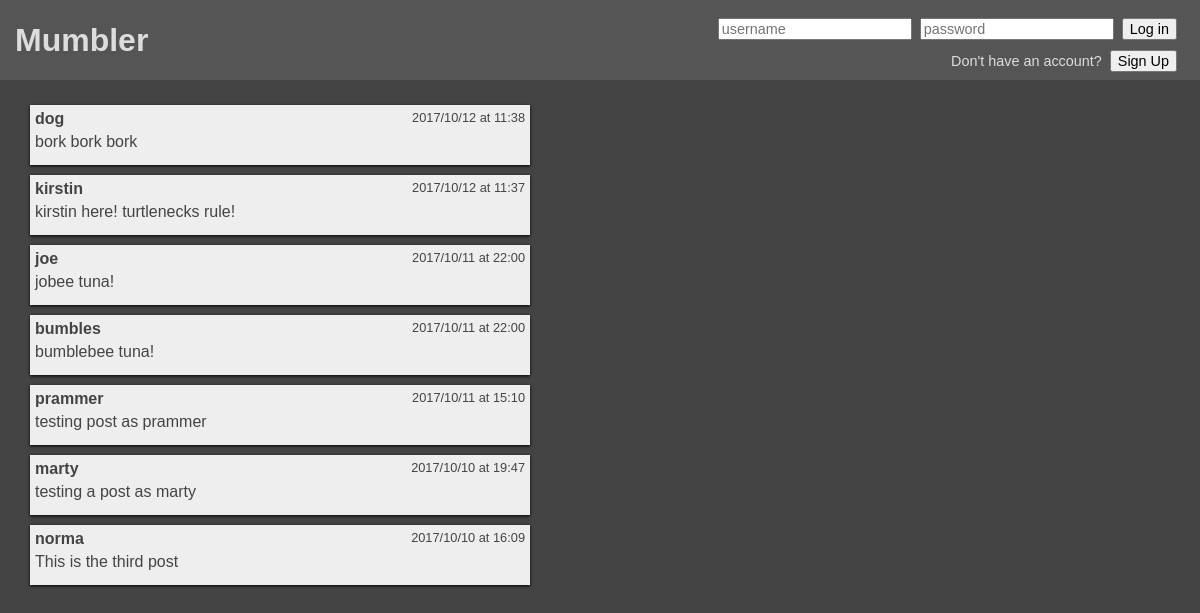
/index, run on the app's committed database.
### models.py (models this page shows, shortened)
class Post(db.Model):
    id = db.Column(db.Integer, primary_key=True)
    content = db.Column(db.String(50))
    timestamp = db.Column(db.DateTime)
    author_id = db.Column(db.Integer, db.ForeignKey('users.id'))

class User(db.Model):
    __tablename__ = 'users'
    id = db.Column(db.Integer, primary_key=True)
    email = db.Column(db.String(64), nullable=True, unique=True)
    username = db.Column(db.String(64), nullable=True, unique=True)
    password = db.Column(db.LargeBinary, nullable=True)
    salt = db.Column(db.LargeBinary, nullable=True)
    posts = db.relationship('Post', backref='author', lazy='dynamic')

### app.py (the view, shortened to what this page needs)
@app.route('/', methods=['GET', 'POST'])
@app.route('/index', methods=['GET', 'POST'])
def index():
    if ('user' in session):
        current_user = User.query.get(session['user'])
    else:
        current_user = None
    posts = Post.query.order_by(Post.id.desc())
    if request.method == 'GET':
        return render_template('index.html', posts=posts, current_user=current_user)

### app.py (called while the page is built)
def utc_to_local(utc_dt):
    return utc_dt.replace(tzinfo=timezone.utc).astimezone(tz=None)

### templates/index.html (shortened to what this page needs)
{% extends "base.html" %}
{% block main %}
<div class="posts">
  {% for post in posts %}
  <div class="posts-post">
    <div class="posts-post-head">
      <div class="posts-post-head-left">
        <div class="posts-post-head-left-author">{{ post.author.username }}</div>
      </div>
      {% set t = utc_to_local(post.timestamp) %}
      <div class="posts-post-head-timestamp">{{ t.strftime('%Y/%m/%d at %H:%M') }}</div>
    </div>
    <div class="posts-post-content">{{ post.content }}</div>
  </div>
  {% endfor %}
</div>
{% endblock %}

### templates/base.html (shortened to what this page needs)
<!doctype html>
<html>
<head>
  <link rel="stylesheet" type="text/css" href={{ url_for('static', filename='./css/style.css') }}>
</head>
<body>
  <header>
    <h1>Mumbler</h1>
    <div class="loginlogout">
      {% if 'user' in session %}
        <form action="/logout" method="POST">
          <input type="submit" value="Log Out" name="logout">
        </form>
      {% else %}
        <form class="loginlogout-row" action="/login" method="POST">
          <input class="loginlogout-row-element" type="text" name="username" placeholder="username">
          <input class="loginlogout-row-element" type="password" name="password" placeholder="password">
          <input class="loginlogout-row-element" type="submit" value="Log in" name="login">
        </form>
        <div class="loginlogout-row loginlogout-signup">
          <span class="loginlogout-row-element">Don't have an account?</span>
          <button class="loginlogout-row-element" id="signup">Sign Up</button>
        </div>
      {% endif %}
    </div>
  </header>
  <div class="main">
    {% block main %}
    {% endblock %}
  </div>
</body>
</html>

### static/css/style.css (style rules this page uses)
body { background-color: #444; color: #DDD; font-family: Arial, Helvetica, sans-serif; margin: 0; width: 100%; }
header { align-items: center; background-color: #555; display: flex; height: 80px; justify-content: space-between; margin: 0; overflow: auto; width: 100%; }
h1 { margin: 0 0 0 15px; }
input { font-size: 1rem; }
.loginlogout { display: flex; flex-direction: column; margin: 0 15px 0 0; }
.loginlogout-row { align-items: center; display: flex; margin: 10px 0 0 0; }
.loginlogout-row-element { font-size: 0.9rem; margin: 0 8px 0 0; }
.loginlogout-signup { justify-content: flex-end; }
.main { margin: 20px 30px; }
.posts { display: flex; flex-direction: column; margin: 20px 0; max-width: 500px; }
.posts-post { background-color: #EEE; box-shadow: 0 1px 3px #000; box-sizing: border-box; color: #444; height: 60px; margin: 5px 0; padding: 5px; }
.posts-post-head { display: flex; justify-content: space-between; width: 100%; }
.posts-post-head-left { align-items: center; display: flex; }
.posts-post-head-left-author { font-weight: bold; margin: 0 10px 0 0; }
.posts-post-head-timestamp { font-size: 0.8rem; }
.posts-post-content { margin: 5px 0 0 0; }

### data on the page
Post: author.username "dog", strftime "2017/10/12 at 11:38", content "bork bork bork"
Post: author.username "kirstin", strftime "2017/10/12 at 11:37", content "kirstin here! turtlenecks rule!"
Post: author.username "joe", strftime "2017/10/11 at 22:00", content "jobee tuna!"
Post: author.username "bumbles", strftime "2017/10/11 at 22:00", content "bumblebee tuna!"
Post: author.username "prammer", strftime "2017/10/11 at 15:10", content "testing post as prammer"
Post: author.username "marty", strftime "2017/10/10 at 19:47", content "testing a post as marty"
Post: author.username "norma", strftime "2017/10/10 at 16:09", content "This is the third post"
